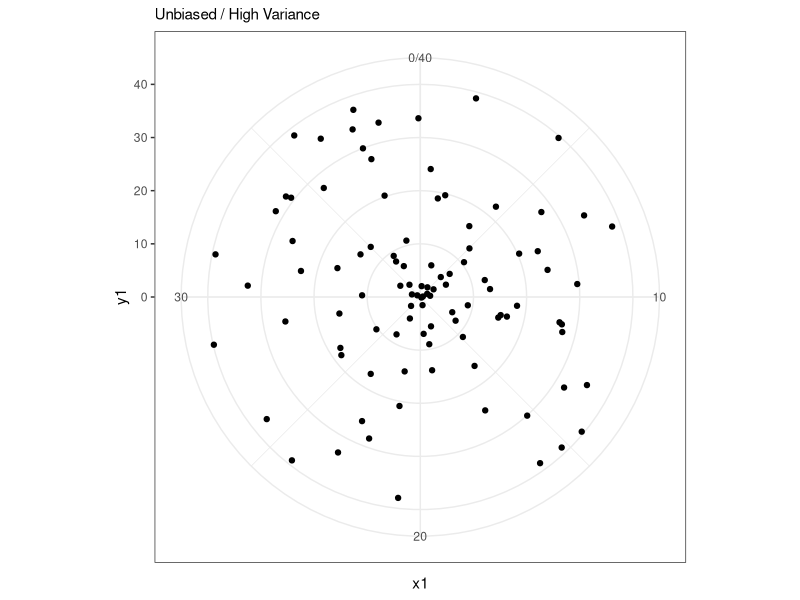

Source code (R):
## ---- chunk 1
library(ggplot2)
## ---- chunk 2
df <- data.frame(x1 = runif(100, min=0, max=40),
                 y1 = runif(100, min=0, max=40))
ggplot(data=df, aes(x1, y1)) +
  geom_point() +
  coord_polar() +
  scale_y_continuous(limits=c(0, 40)) +
  scale_x_continuous(limits=c(0, 40))+
  labs(subtitle="Unbiased / High Variance") +
  theme_bw()
## ---- chunk 3
set.seed(666)
n <- 100
x1 <- rnorm(n=n, mean=1, sd=2)
x2a <- rnorm(n=n, mean=3, sd=2)
x2b <- x2a + 2.9 * x1
u <- rnorm(n=n, mean=0, sd=2)
ya <- 1 + 2*x1 - 2*x2a + u
yb <- 1 + 2*x1 - 2*x2b + u
fit_a <- lm(ya ~ x1 + x2a)
fit_b <- lm(yb ~ x1 + x2b)
summary(fit_a)
summary(fit_b)
